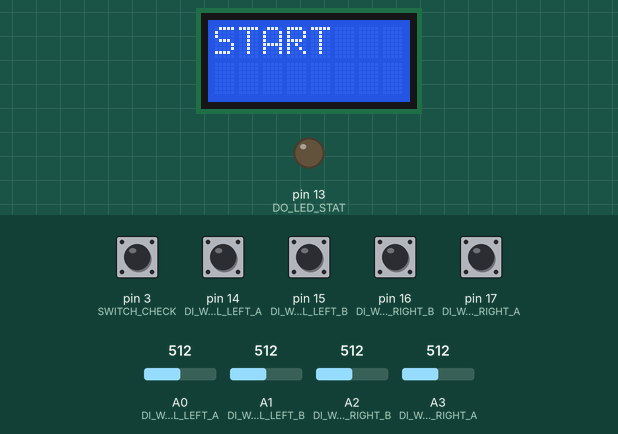
The sketch below on a simulated Arduino Uno, built with avr-gcc and run on an emulated ATmega328P. On the bench: 8×2 character LCD, output pins drawn as LEDs (lit = HIGH). The inputs (shaded band) are chosen by the test bench; at power-on: pin 3 (SWITCH_CHECK), pin 14 (DI_WHEEL_LEFT_A), pin 15 (DI_WHEEL_LEFT_B), pin 16 (DI_WHEEL_RIGHT_B), pin 17 (DI_WHEEL_RIGHT_A) LOW, A0 (DI_WHEEL_LEFT_A) = 512, A1 (DI_WHEEL_LEFT_B) = 512, A2 (DI_WHEEL_RIGHT_B) = 512, A3 (DI_WHEEL_RIGHT_A) = 512.

Above: at 0.1 s.
2.3 s: pin 14 (DI_WHEEL_LEFT_A) pulled HIGH for 0.15 s
At 3.5 s:
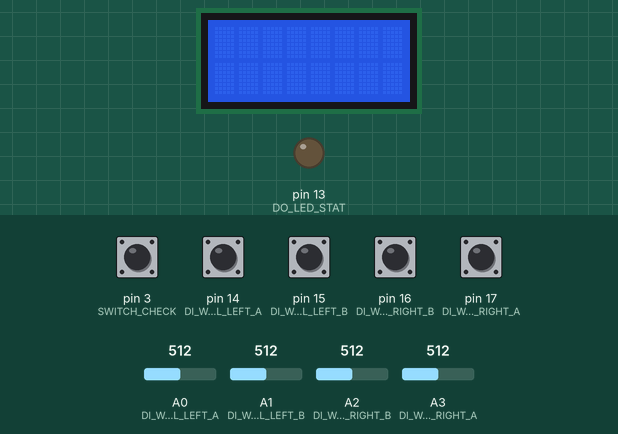
3.9 s: pin 3 (SWITCH_CHECK) pulled HIGH for 0.15 s
At 4.2 s:
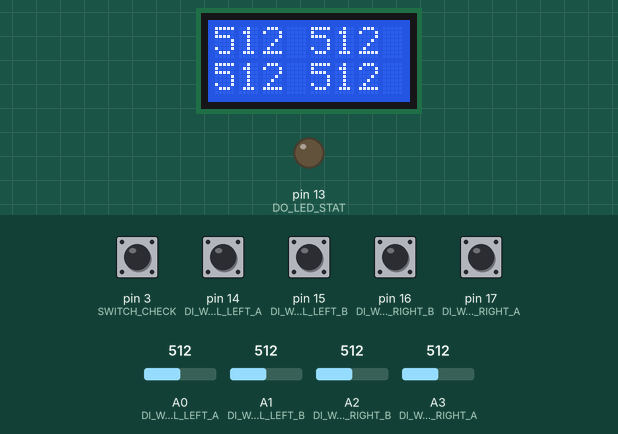
7.0 s: pin 17 (DI_WHEEL_RIGHT_A) pulled HIGH for 0.15 s
At 7.07 s:
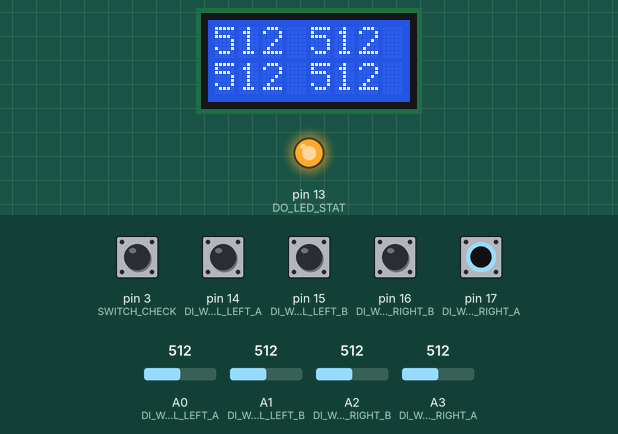
Timing chart, 0 to 9.6 s (numbered marks = the images above; inputs shaded):
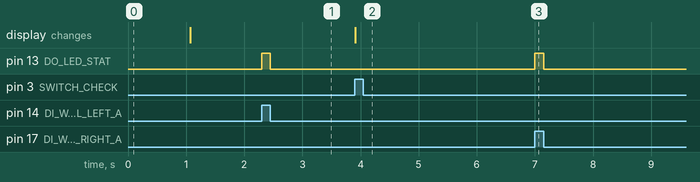

The sketch:

encorder_zenbunose.ino
```cpp
//PCからのリクエストに対し前回の送信からの積算距離を送る
#include <LiquidCrystal.h>

LiquidCrystal lcd(7, 8, 9, 10, 11, 12);

#define DI_WHEEL_LEFT_A 14
#define DI_WHEEL_LEFT_B 15
#define DI_WHEEL_RIGHT_A 17
#define DI_WHEEL_RIGHT_B 16
#define DI_BTN_ZERO_CLEAR 18

#define DO_LED_STAT 13
#define DO_LED_ERR 12

#define SWITCH_CHECK 3


#define tire 1770 //タイヤの周径
#define patarn 72  //光学式エンコーダーの分解能（分割数）
#define speed_frequency 5 //1秒当たりの速度更新回数

#define bet_wheel 535

#define pai 3.14159265359

int cnt_left, cnt_right;
int enc_left, enc_right;
int ret;

// int tm_serial_out;
#define TIMEOUT 1000

long now_time, before_time;
double left_dist, right_dist, dist, odo; //片輪の移動距離
double wheel_speed_left, wheel_speed_right, wheel_speed; //片輪の速度/中心の速度
double wheel_rotation;  //回転角
double rotation_radius; //回転半径

String strData;

long updateTime = 0; // 更新時刻

int wheelState, prevState, prevLeft, prevRight;
#define ST_WHL_NONE 0x0
#define ST_WHL_LA 0x01
#define ST_WHL_LB 0x02
#define ST_WHL_LEFT 0x03
#define ST_WHL_RA 0x04
#define ST_WHL_RB 0x08
#define ST_WHL_RIGHT 0x0c

void setup() {

  lcd.begin(8, 2);           /* LCDの設定(8文字2行) */
  lcd.clear();                /* LCDのクリア */
  lcd.setCursor(0, 0);        /* 0列0行から表示する */
  lcd.print("START"); /* 文字列の表示 */
  delay(1000);
  lcd.clear();                /* LCDのクリア */

  pinMode(DO_LED_STAT, OUTPUT);
  pinMode(DO_LED_ERR, OUTPUT);

  pinMode(DI_WHEEL_LEFT_A, INPUT);
  pinMode(DI_WHEEL_LEFT_B, INPUT);
  pinMode(DI_WHEEL_RIGHT_A, INPUT);
  pinMode(DI_WHEEL_RIGHT_B, INPUT);

  pinMode(SWITCH_CHECK, INPUT);


  // pinMode(AI_ROTARY_ENCODER_L, INPUT);
  //pinMode(AI_ROTARY_ENCODER_R, INPUT);

  cnt_left = cnt_right = 0;
  //  tm_serial_out = 0;

  wheelState &= digitalRead(DI_WHEEL_LEFT_A) | digitalRead(DI_WHEEL_LEFT_B) << 1;
  prevState = wheelState;

  Serial.begin(9600);
}

void loop() {
  wheelState = digitalRead(DI_WHEEL_LEFT_A) | digitalRead(DI_WHEEL_LEFT_B) << 1 | digitalRead(DI_WHEEL_RIGHT_A) << 2 | digitalRead(DI_WHEEL_RIGHT_B) << 3;
  //enc_left = analogRead(AI_ROTARY_ENCODER_L);
  //enc_right = analogRead(AI_ROTARY_ENCODER_R);

  prevLeft = prevState & ST_WHL_LEFT;
  prevRight = prevState & ST_WHL_RIGHT;

  // LEFT WHEEL COUNTER UPDATE
  switch (wheelState & ST_WHL_LEFT) {
    case ST_WHL_LEFT:
      if (prevLeft == ST_WHL_LA) {
        //Serial.println((char)0b01);
        cnt_left++;
      } else if (prevLeft == ST_WHL_LB) {
        //Serial.println((char)0b00);
        cnt_left--;
      }
      break;
    case ST_WHL_LA:
      if (prevLeft == ST_WHL_NONE) {
        //Serial.println((char)0b01);
        cnt_left++;
      } else if (prevLeft == ST_WHL_LEFT) {
        //Serial.println((char)0b00);
        cnt_left--;
      }
      break;
    case ST_WHL_NONE:
      if (prevLeft == ST_WHL_LB) {
        //Serial.println((char)0b01);
        cnt_left++;
      } else if (prevLeft == ST_WHL_LA) {
        //Serial.println((char)0b00);
        cnt_left--;
      }
      break;
    case ST_WHL_LB:
      if (prevLeft == ST_WHL_LEFT) {
        //Serial.println((char)0b01);
        cnt_left++;
      } else if (prevLeft == ST_WHL_NONE) {
        //Serial.println((char)0b00);
        cnt_left--;
      }
      break;
  }

  switch (wheelState & ST_WHL_RIGHT) {
    case ST_WHL_RIGHT:
      if (prevRight == ST_WHL_RA) {
        //Serial.println((char)0b11);
        cnt_right++;
      } else if (prevRight == ST_WHL_RB) {
        //Serial.println((char)0b10);
        cnt_right--;
      }
      break;
    case ST_WHL_RA:
      if (prevRight == ST_WHL_NONE) {
        //Serial.println((char)0b11);
        cnt_right++;
      } else if (prevRight == ST_WHL_RIGHT) {
        //Serial.println((char)0b10);
        cnt_right--;
      }
      break;
    case ST_WHL_NONE:
      if (prevRight == ST_WHL_RB) {
        //Serial.println((char)0b11);
        cnt_right++;
      } else if (prevRight == ST_WHL_RA) {
        //Serial.println((char)0b10);
        cnt_right--;
      }
      break;
    case ST_WHL_RB:
      if (prevRight == ST_WHL_RIGHT) {
        //Serial.println((char)0b11);
        cnt_right++;
      } else if (prevRight == ST_WHL_NONE) {
        //Serial.println((char)0b10);
        cnt_right--;
      }
      break;
  }
  prevState = wheelState;

  // ret = Serial.read();

  if (Serial.read() > 0)
  {
    Serial.write(cnt_left);
    Serial.write(cnt_right);
    cnt_left = 0;
    cnt_right = 0;
  }

  if (digitalRead(SWITCH_CHECK) == HIGH &&
      millis() / 200 != updateTime) {

    // 更新時刻（整数型）を記憶し，次の単位時刻になるとTrue
    // 次の単位時刻になったとき，更新時刻に代入し直す
    updateTime = millis() / 200;

    lcd.clear();

    lcd.setCursor(0, 0);
    lcd.print(analogRead(0));
    lcd.setCursor(4, 0);
    lcd.print(analogRead(1));

    lcd.setCursor(0, 1);
    lcd.print(analogRead(2));
    lcd.setCursor(4, 1);
    lcd.print(analogRead(3));
    // delay(200);
  }


  // LED
  if (wheelState & (ST_WHL_LA | ST_WHL_RA)) {
    digitalWrite(DO_LED_STAT, HIGH);
    //Serial.println("a");
  } else {
    digitalWrite(DO_LED_STAT, LOW);
    //Serial.println("b");
  }
}
```

Measured:
- after the input at 2.3 s, pin 13 (DO_LED_STAT): LOW → HIGH at once, → LOW 0.15 s later
- after the input at 3.9 s, the display: changes at once (image 2)
- after the input at 7.0 s, pin 13 (DO_LED_STAT): LOW → HIGH at once, → LOW 0.15 s later
